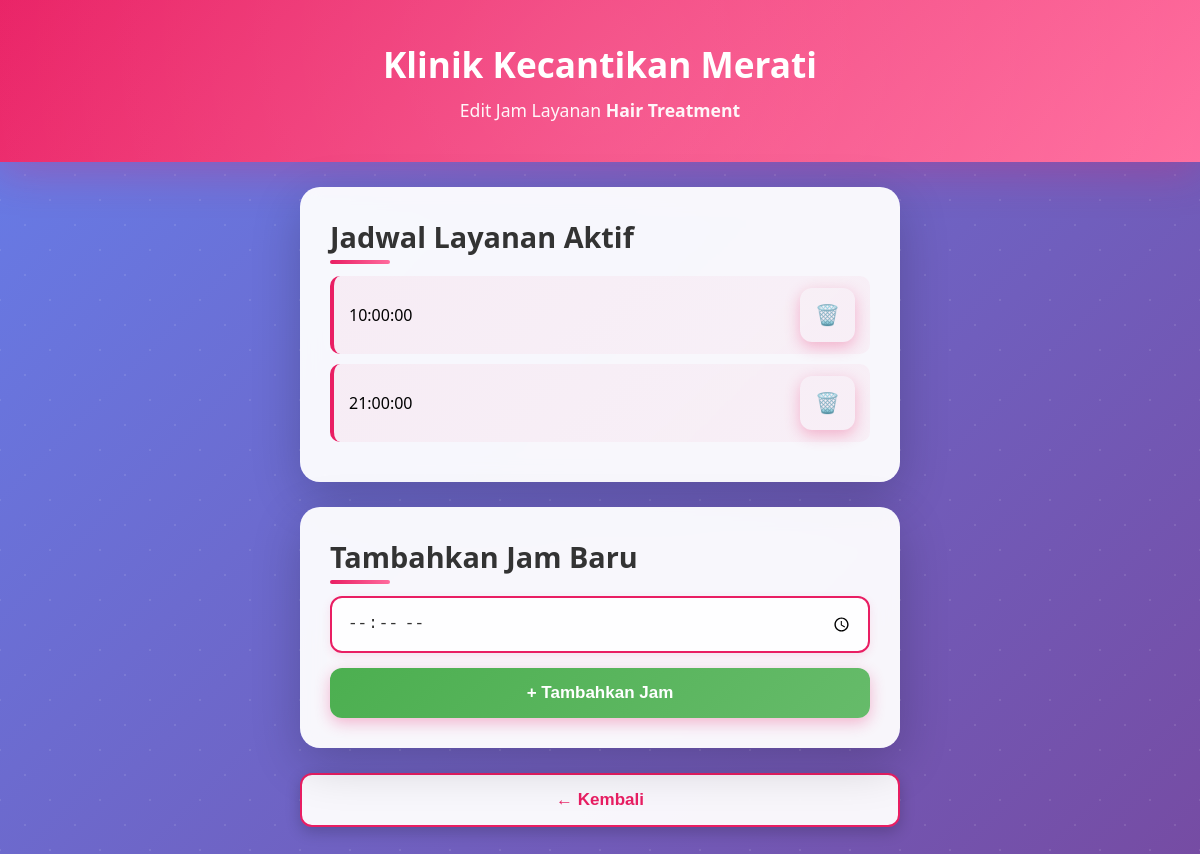
The page /edit_jadwal.php?service=1 (signed in) on the database its author committed.
### tables this page shows
CREATE TABLE `master_treatment` (
  `id` int NOT NULL,
  `layanan` varchar(255) NOT NULL,
  `hapus` int NOT NULL,
  `harga` varchar(255) NOT NULL,
  `deskripsi` text NOT NULL
);

CREATE TABLE `treatment` (
  `id` int NOT NULL,
  `id_layanan` int NOT NULL,
  `harga` varchar(255) NOT NULL,
  `jam` time NOT NULL,
  `hapus` int NOT NULL
);

### edit_jadwal.php (the view, shortened to what this page needs)
<?php
include "koneksi.php";
$service = isset($_GET['service']) ? htmlspecialchars($_GET['service']) : '';
$sql = "select * from master_treatment where id=\"$service\" and hapus=0";
$result = mysqli_query($conn, $sql);
$fdata = mysqli_fetch_assoc($result);
$layanan = $fdata['layanan'];
$jam = [];
$sql = "SELECT a.*, b.layanan FROM treatment as a inner join master_treatment as b on a.id_layanan = b.id  WHERE a.id_layanan=\"$service\" AND a.hapus=0 order by jam asc";
$result = mysqli_query($conn, $sql);
$ndata = mysqli_num_rows($result);
if ($ndata > 0) {
    while ($row = mysqli_fetch_assoc($result)) {
        $jam[] = $row;
    }
} else {
    $jam[] = ['id' => 0, 'jam' => 'Tidak ada jadwal tersedia'];
}
?>
<!DOCTYPE html>
<html lang="id">
<head>
    <link rel="stylesheet" href="style_payment.css">
</head>
<body>
    <div id="payment" class="page active">
        <header>
            <h1>Klinik Kecantikan Merati</h1>
            <p>Edit Jam Layanan <strong><?= $layanan ?></strong></p>
        </header>
        <section>
            <h2>Jadwal Layanan Aktif</h2>
            <?php if ($ndata > 0): ?>
                <?php foreach ($jam as $j): ?>
                    <div class="jam-item">
                        <span><?= htmlspecialchars($j['jam']); ?></span>
                        <form action="" method="POST" style="margin:0;">
                            <button type="submit" class="hapus-btn" title="Hapus jam ini">🗑️</button>
                        </form>
                    </div>
                <?php endforeach; ?>
            <?php else: ?>
                <p>Tidak ada jadwal tersedia</p>
            <?php endif; ?>
        </section>
        <section>
            <h2>Tambahkan Jam Baru</h2>
            <form action="" method="POST">
                <input type="time" name="time" step="900" min="06:00" max="22:00" required>
                <button type="submit" class="success-btn">+ Tambahkan Jam</button>
            </form>
        </section>
        <button class="back-button" onclick="window.location.href='home.php'">← Kembali</button>
    </div>
</body>
</html>

### style_payment.css (style rules this page uses)
* { margin: 0; padding: 0; box-sizing: border-box; }
body { font-family: 'Segoe UI', Tahoma, Geneva, Verdana, sans-serif; background: linear-gradient(135deg, #667eea 0%, #764ba2 100%); min-height: 100vh; position: relative; overflow-x: hidden; padding-bottom: 40px; }
body::before { content: ''; position: fixed; width: 200%; height: 200%; background-image: radial-gradient(circle, rgba(255,255,255,0.1) 1px, transparent 1px), radial-gradient(circle, rgba(255,255,255,0.1) 1px, transparent 1px); background-size: 50px 50px; background-position: 0 0, 25px 25px; animation: moveBackground 20s linear infinite; z-index: 0; }
.page { position: relative; z-index: 1; animation: pageLoad 0.8s ease-out; }
header { background: linear-gradient(135deg, #e91e63 0%, #ff6b9d 100%); color: white; padding: 40px 20px; text-align: center; box-shadow: 0 10px 40px rgba(233, 30, 99, 0.3); position: relative; overflow: hidden; }
header::before { content: ''; position: absolute; top: -50%; right: -50%; width: 200%; height: 200%; background: radial-gradient(circle, rgba(255,255,255,0.1) 0%, transparent 70%); animation: headerGlow 3s ease-in-out infinite; }
header h1 { font-size: 2.2em; margin-bottom: 10px; position: relative; z-index: 1; animation: titleFloat 3s ease-in-out infinite; }
header p { font-size: 1.1em; opacity: 0.95; position: relative; z-index: 1; }
section { background: rgba(255, 255, 255, 0.95); backdrop-filter: blur(10px); margin: 25px auto; padding: 30px; max-width: 600px; border-radius: 20px; box-shadow: 0 15px 50px rgba(0, 0, 0, 0.2); animation: sectionFadeIn 0.6s ease-out backwards; }
section:nth-child(2) { animation-delay: 0.1s; }
section:nth-child(3) { animation-delay: 0.2s; }
h2 { color: #333; font-size: 1.8em; margin-bottom: 20px; position: relative; display: inline-block; }
h2::after { content: ''; position: absolute; bottom: -8px; left: 0; width: 60px; height: 4px; background: linear-gradient(90deg, #e91e63, #ff6b9d); border-radius: 2px; animation: lineExpand 2s ease-in-out infinite; }
section button { width: 100%; background: linear-gradient(135deg, #e91e63 0%, #ff6b9d 100%); color: white; border: none; padding: 15px; font-size: 17px; font-weight: bold; border-radius: 12px; cursor: pointer; transition: all 0.3s ease; position: relative; overflow: hidden; box-shadow: 0 5px 15px rgba(233, 30, 99, 0.3); margin-bottom: 15px; }
section button::before { content: ''; position: absolute; top: 50%; left: 50%; width: 0; height: 0; border-radius: 50%; background: rgba(255, 255, 255, 0.4); transform: translate(-50%, -50%); transition: width 0.6s, height 0.6s; }
section button:last-of-type { margin-bottom: 0; }
.back-button { display: block; width: calc(100% - 50px); max-width: 600px; margin: 25px auto; background: rgba(255, 255, 255, 0.95); color: #e91e63; border: 2px solid #e91e63; padding: 15px; font-size: 17px; font-weight: bold; border-radius: 12px; cursor: pointer; transition: all 0.3s ease; box-shadow: 0 5px 15px rgba(0, 0, 0, 0.2); }
.success-btn { background: linear-gradient(135deg, #4caf50 0%, #66bb6a 100%) !important; }

### edit_jadwal.php (style rules this page uses)
form { display: flex; flex-direction: column; gap: 15px; }
input[type="time"] { width: 100%; padding: 15px; border: 2px solid #e91e63; border-radius: 12px; font-size: 16px; color: #333; outline: none; background: rgba(255, 255, 255, 0.9); transition: all 0.3s ease; box-shadow: 0 3px 10px rgba(233, 30, 99, 0.1); }
.jam-item { display: flex; align-items: center; justify-content: space-between; background: linear-gradient(135deg, rgba(233, 30, 99, 0.05) 0%, rgba(255, 107, 157, 0.05) 100%); border-radius: 10px; border-left: 4px solid #e91e63; padding: 12px 15px; margin-bottom: 10px; animation: slideIn 0.5s ease-out; }
.hapus-btn { background: none; border: none; color: #e91e63; font-size: 20px; cursor: pointer; transition: transform 0.2s ease, color 0.3s ease; }

### rows shown on the page
master_treatment: layanan "Hair Treatment"
treatment: jam "10:00:00"
treatment: jam "21:00:00"
